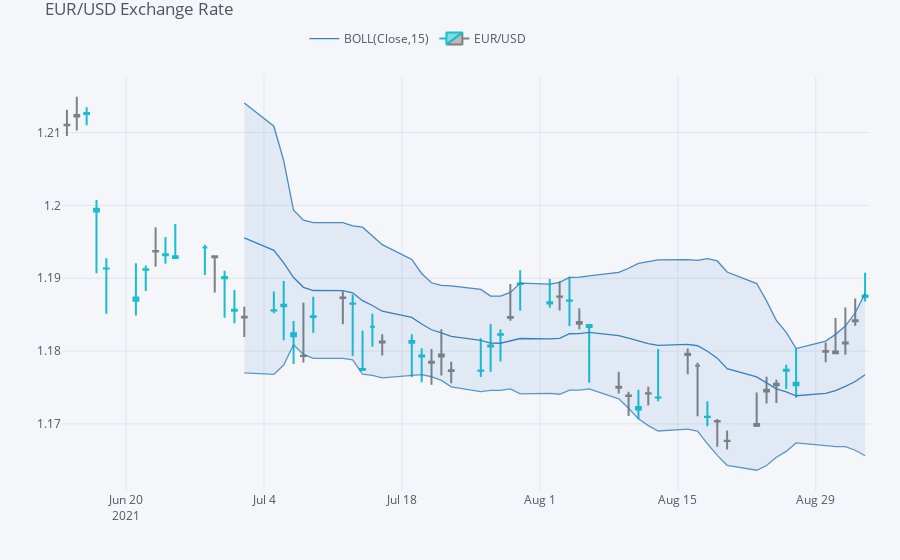

Notebook code for this chart:
### Markdown cell above
Adding typical financial charting elements, such as Bollinger bands, is possible via different methods available for the QuantFig object

### Code cell
# The number of periods for Bollinger band
# The number of standard deviations to be used for the band width
qf.add_bollinger_bands(periods=15,
                      boll_std=2)
plyo.iplot(qf.iplot(asFigure=True),
          image='png',
          filename='qf_02')
